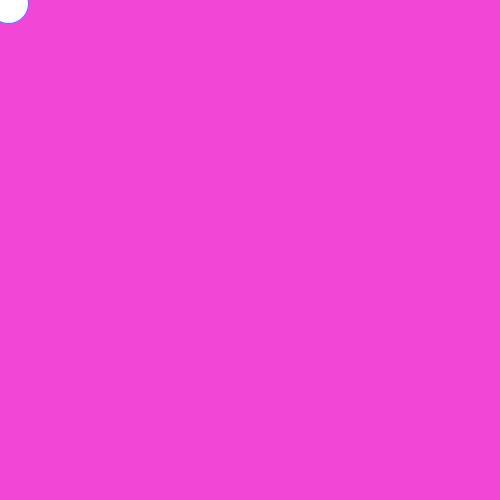
Frame 1 (no input)
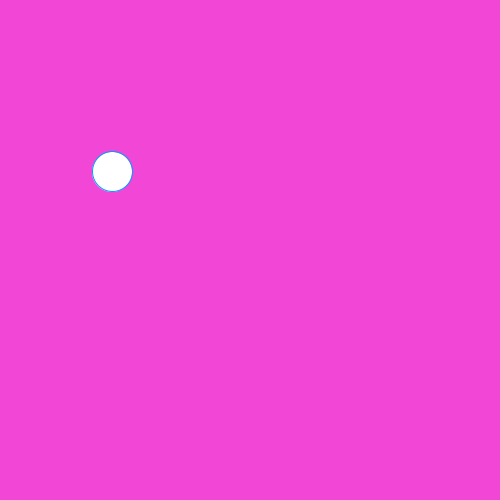
Frame 60 (the mouse pressed at the canvas centre just before this capture)
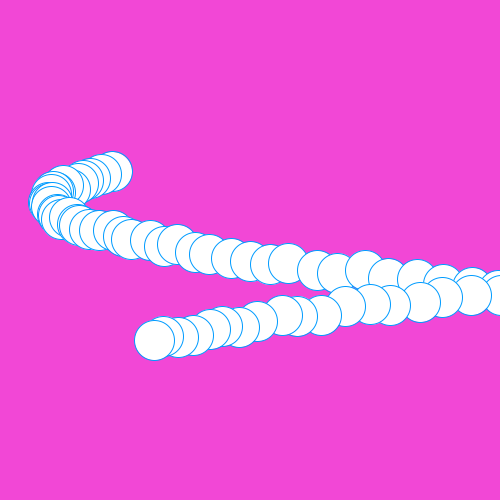
Frame 120 (the mouse held since frame 60 and released just before this capture)

The Processing sketch that drew these frames (run headless with seeded random() and noise(); from frame 60 on, the mouse is pressed at the canvas centre):

// Processing sketch: processing_175679
// ── processing_175679.pde

float circleX = 0;
float circleY = 0;
 
//moving factors
//Random. Each time you load the sketch, the ellipse moves differently.
float moveX = random(1, 8);
float moveY = random(1, 8);



void setup() {
  size(500, 500);
  smooth();
  stroke(#009BFF);
}
 
void draw() {
  if (mouseX < width/3) {
  background (#F247D6); 
  moveX = moveX+.5;
  
} else if (mouseX < 2*width/3) {
   moveX = moveX+1;
    
} else {
  background (#38D8F2); 
    moveX = moveX+3;
}
  

  //ellipse color
  fill(255);
   
  //Draws ellipse with parameters and random for wobbly effect
  ellipse(circleX + random(2, 9), circleY + random(2, 9), 40, 40);
   
  //moving factors
  circleX = circleX + moveX;
  circleY = circleY + moveY;
   
  //right
  if(circleX > width) {
    moveX = -moveX;
  }
     //left 
  if(circleX < 0) {
    moveX = -moveX;
  }
   
  //top
  if(circleY < 0) {
    moveY = -moveY;
  }
   
  //bottom
  if(circleY > height) {
    moveY = -moveY;
  } 
}
